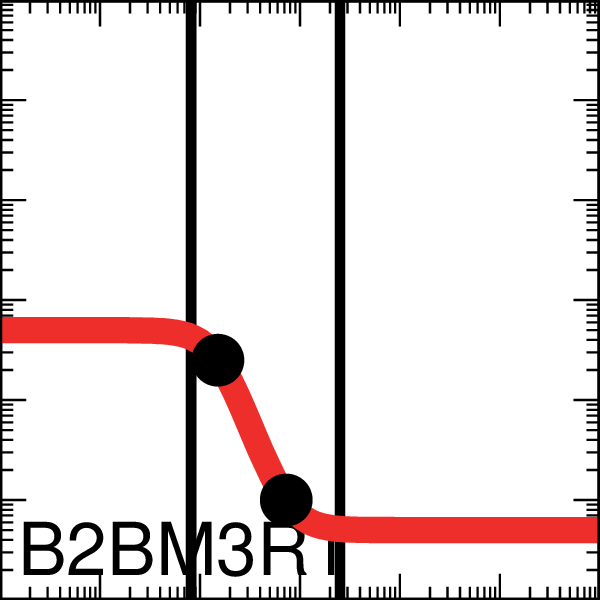

Recreate this plot in gnuplot.

set output "ori_A000_xfer_model_B2_BM3R1.eps"
set terminal postscript eps enhanced color "Helvetica, 35" size 2,2
set logscale x
set logscale y
set lmargin screen 0.0
set rmargin screen 1.0
set tmargin screen 1.0
set bmargin screen 0.0
set size ratio 1.0
set border linewidth 2
set tics scale 2
set mxtics 10
set mytics 10
set key bottom left
set key samplen -1
set xrange [0.001:1000.0]
set yrange [0.001:1000.0]
set format y "10^{%L}"    
set format x "10^{%L}"    
set format x ""    
set xlabel '0000000010101010'
set arrow from 0.08118667179901841,0.001 to 0.08118667179901841,1000.0 nohead lw 10 lt 2 lc rgb '#000000'
set arrow from 2.507513500512401,0.001 to 2.507513500512401,1000.0 nohead lw 10 lt 2 lc rgb '#000000'
ymin = 0.005
ymax = 0.5
K = 0.15
n = 2.9
set dummy x

plot ymin+(ymax-ymin)/(1.0+(x/K)**n) lw 25 lc rgb '#EE2F2B' title 'B2BM3R1',\
 "<echo '1 2'" using (0.151048616):(0.24999999986854293)  with points pt 7 ps 4 lc rgb 'black' notitle,\
 "<echo '1 2'" using (0.728988942):(0.009999999991876151)  with points pt 7 ps 4 lc rgb 'black' notitle
